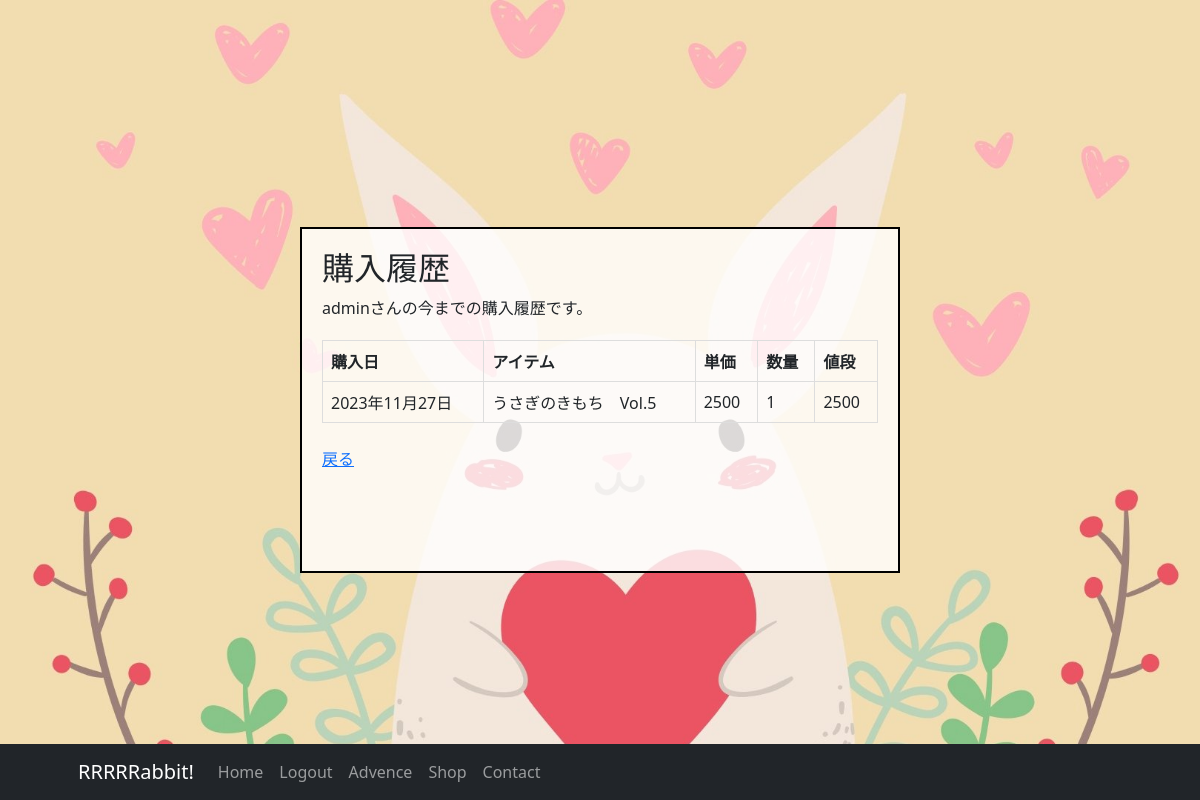
/record/ (signed in), run on the app's committed database.
### accounts/models.py (models this page shows)
class CustomUser(AbstractUser):
    pass

### rabbitapp/models.py (models this page shows, shortened)
class Record(models.Model):
    user = models.ForeignKey(CustomUser, verbose_name='ユーザー', on_delete=models.CASCADE)
    title = models.CharField(max_length=200, verbose_name='購入したアイテム')
    price = models.IntegerField(verbose_name='購入する時の単価')
    qty = models.IntegerField(verbose_name='購入した数量')
    buying_date = models.DateField(verbose_name='購入日', auto_now_add=True)

### rabbitapp/views.py (the view)
# urls.py: path('record/', views.RecordView.as_view(),name='record'), # 購入履歴のモジュール
class RecordView(ListView):
    template_name = 'record.html'
    model = RabbitPost
    context_object_name = 'record_items'
    def get_context_data(self, **kwargs):
        context = super().get_context_data(**kwargs)
        context['username'] = self.request.user.username
        for record in context['record_items']:
            record.amount = record.price * record.qty
        return context
    def get_queryset(self):
        return Record.objects.filter(user=self.request.user)

### rabbitapp/templates/record.html (shortened to what this page needs)
{% extends 'base.html' %}
{% load static %}
{% block contents %}
<div class="cart-container" style ="padding: 20px">
    <h2>購入履歴</h2>
    <a>{{username}}さんの今までの購入履歴です。
    <table>
        <thead>
            <tr>
                <th>購入日</th>
                <th>アイテム</th>
                <th>単価</th>
                <th>数量</th>
                <th>値段</th>
            </tr>
        </thead>
        <tbody>
            {% for record in record_items %}
                <tr>
                    <td>{{ record.buying_date}}
                    <td>{{ record.title }}</td>
                    <td>{{ record.price }}</td>
                    <td>{{ record.qty }}</td>
                    <td>{{ record.amount }}</td>
                </tr>
            {% endfor %}
        </tbody>
    </table>
    <br>
    <p><a href="{% url 'rabbitapp:cart' %}">戻る</a><p>
    <br>
    <br>
</div>
{% endblock contents %}

### rabbitapp/templates/record.html (style rules this page uses)
body { display: flex; align-items: center; justify-content: center; margin: 0; background-color: rgba(255, 255, 255, 0.8); }
.cart-container { border: 2px solid black; padding: 10px; background-color: rgba(255, 255, 255, 0.8); max-width: 600px; width: 100%; }
table { width: 100%; border-collapse: collapse; margin-top: 20px; }
th, td { border: 1px solid #ddd; padding: 8px; text-align: left; }

### data on the page
CustomUser: username "admin"
Record: buying_date "2023年11月27日", title "うさぎのきもち Vol.5", price "2500", qty "1", amount "2500"
